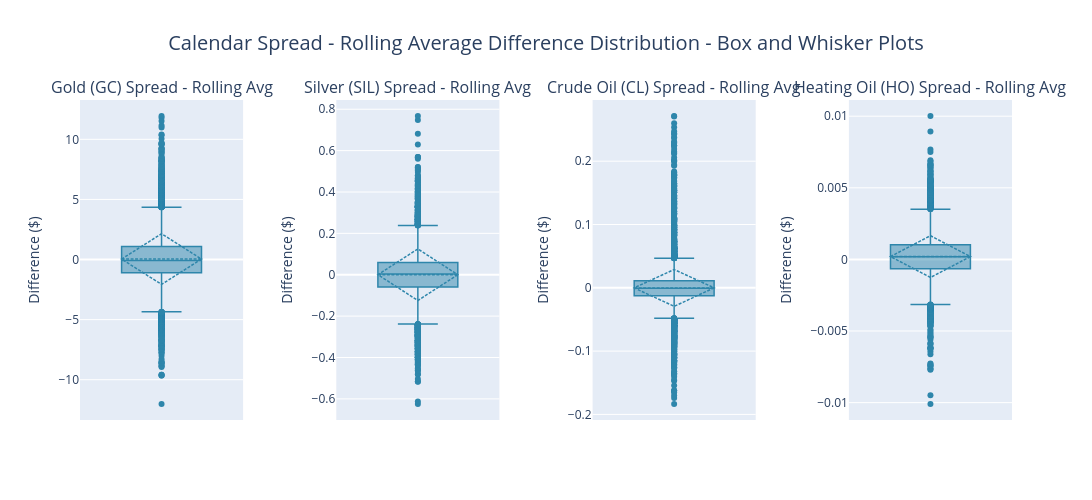

Write notebook code for a chart like this one.
### Code cell
# Define symbols and their display names
symbols = [
    ("GC", "Gold"),
    ("SIL", "Silver"),
    ("CL", "Crude Oil"),
    ("HO", "Heating Oil"),
]

# Compute statistics for each spread difference (calendar spread - rolling average)
statistics_data = []

for symbol_code, symbol_name in symbols:
    # Retrieve the merged dataframe for this symbol
    symbol_df = locals()[symbol_code]
    diff_data = symbol_df["diff"]
    
    # Compute statistics
    mean_value = diff_data.mean()
    median_value = diff_data.median()
    std_dev = diff_data.std()
    min_value = diff_data.min()
    max_value = diff_data.max()
    q1 = diff_data.quantile(0.25)
    q3 = diff_data.quantile(0.75)
    iqr = q3 - q1
    
    # Store statistics in list
    statistics_data.append({
        "Asset": f"{symbol_name} ({symbol_code})",
        "Mean": mean_value,
        "Median": median_value,
        "Std Dev": std_dev,
        "Min": min_value,
        "Max": max_value,
        "Q1": q1,
        "Q3": q3,
        "IQR": iqr,
    })

# Create and display statistics dataframe
stats_df = pd.DataFrame(statistics_data)
stats_df = stats_df.round(4)  # Round to 4 decimal places
display(stats_df)

# Create subplot titles for each symbol's box plot
subplot_titles = []
for symbol_code, symbol_name in symbols:
    subplot_titles.append(f"{symbol_name} ({symbol_code}) Spread - Rolling Avg")

# Initialize figure with 1 row and 4 columns
fig = make_subplots(
    rows=1,
    cols=4,
    subplot_titles=tuple(subplot_titles),
    vertical_spacing=0.08,
    horizontal_spacing=0.10,
)

# Define color for box plots
box_color = "#2E86AB"

# Create box plots for each symbol in separate subplots (in 1 row, 4 columns)
for idx, (symbol_code, symbol_name) in enumerate(symbols, start=1):
    row = 1
    col = idx
    
    # Retrieve the merged dataframe for this symbol
    symbol_df = locals()[symbol_code]
    diff_data = symbol_df["diff"]
    
    # Add box plot to subplot
    fig.add_trace(
        go.Box(
            y=diff_data.values,
            name=f"{symbol_code}",
            boxmean="sd",  # Show mean and standard deviation
            boxpoints="outliers",  # Show outliers
            marker_color=box_color,
            line=dict(color=box_color, width=1.5),
        ),
        row=row,
        col=col,
    )
    
    # Update axis labels
    fig.update_xaxes(title_text="", row=row, col=col, showticklabels=False)
    fig.update_yaxes(title_text="Difference ($)", row=row, col=col)

# Update overall layout with title and dimensions
fig.update_layout(
    title={
        "text": "Calendar Spread - Rolling Average Difference Distribution - Box and Whisker Plots",
        "x": 0.5,
        "xanchor": "center",
        "font": {"size": 20},
    },
    height=500,
    width=1350,
    showlegend=False,
)

fig.show()

### Figure 1 — Plotly figure (JSON) as saved in the notebook; plotly's stock layout.template omitted (floating-point values rounded to 4 significant figures; data arrays with more than 128 entries replaced by an {"elided": "..."} marker saying what was removed)
{"data": [{"boxmean": "sd", "boxpoints": "outliers", "line": {"color": "#2E86AB", "width": 1.5}, "marker": {"color": "#2E86AB"}, "name": "GC", "type": "box", "xaxis": "x", "y": {"elided": "13543 float values"}, "yaxis": "y"}, {"boxmean": "sd", "boxpoints": "outliers", "line": {"color": "#2E86AB", "width": 1.5}, "marker": {"color": "#2E86AB"}, "name": "SIL", "type": "box", "xaxis": "x2", "y": {"elided": "7154 float values"}, "yaxis": "y2"}, {"boxmean": "sd", "boxpoints": "outliers", "line": {"color": "#2E86AB", "width": 1.5}, "marker": {"color": "#2E86AB"}, "name": "CL", "type": "box", "xaxis": "x3", "y": {"elided": "13413 float values"}, "yaxis": "y3"}, {"boxmean": "sd", "boxpoints": "outliers", "line": {"color": "#2E86AB", "width": 1.5}, "marker": {"color": "#2E86AB"}, "name": "HO", "type": "box", "xaxis": "x4", "y": {"elided": "9766 float values"}, "yaxis": "y4"}], "layout": {"annotations": [{"font": {"size": 16}, "showarrow": false, "text": "Gold (GC) Spread - Rolling Avg", "x": 0.0875, "xanchor": "center", "xref": "paper", "y": 1, "yanchor": "bottom", "yref": "paper"}, {"font": {"size": 16}, "showarrow": false, "text": "Silver (SIL) Spread - Rolling Avg", "x": 0.3625, "xanchor": "center", "xref": "paper", "y": 1, "yanchor": "bottom", "yref": "paper"}, {"font": {"size": 16}, "showarrow": false, "text": "Crude Oil (CL) Spread - Rolling Avg", "x": 0.6375, "xanchor": "center", "xref": "paper", "y": 1, "yanchor": "bottom", "yref": "paper"}, {"font": {"size": 16}, "showarrow": false, "text": "Heating Oil (HO) Spread - Rolling Avg", "x": 0.9125, "xanchor": "center", "xref": "paper", "y": 1, "yanchor": "bottom", "yref": "paper"}], "height": 500, "showlegend": false, "title": {"font": {"size": 20}, "text": "Calendar Spread - Rolling Average Difference Distribution - Box and Whisker Plots", "x": 0.5, "xanchor": "center"}, "width": 1350, "xaxis": {"anchor": "y", "domain": [0, 0.175], "showticklabels": false, "title": {"text": ""}}, "xaxis2": {"anchor": "y2", "domain": [0.275, 0.45], "showticklabels": false, "title": {"text": ""}}, "xaxis3": {"anchor": "y3", "domain": [0.55, 0.725], "showticklabels": false, "title": {"text": ""}}, "xaxis4": {"anchor": "y4", "domain": [0.825, 1], "showticklabels": false, "title": {"text": ""}}, "yaxis": {"anchor": "x", "domain": [0, 1], "title": {"text": "Difference ($)"}}, "yaxis2": {"anchor": "x2", "domain": [0, 1], "title": {"text": "Difference ($)"}}, "yaxis3": {"anchor": "x3", "domain": [0, 1], "title": {"text": "Difference ($)"}}, "yaxis4": {"anchor": "x4", "domain": [0, 1], "title": {"text": "Difference ($)"}}}}
